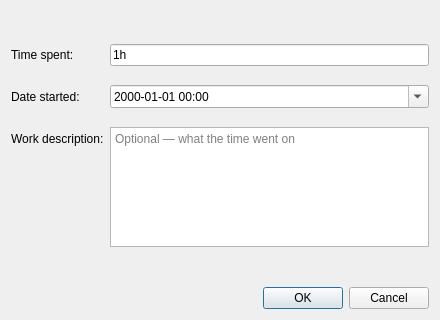
<?xml version="1.0" encoding="UTF-8"?>
<ui version="4.0">
 <class>LogWorkDialog</class>
 <widget class="QDialog" name="LogWorkDialog">
  <property name="geometry">
   <rect>
    <x>0</x>
    <y>0</y>
    <width>440</width>
    <height>320</height>
   </rect>
  </property>
  <property name="windowTitle">
   <string>Log work</string>
  </property>
  <property name="modal">
   <bool>true</bool>
  </property>
  <layout class="QVBoxLayout" name="verticalLayout">
   <item>
    <widget class="QLabel" name="heading">
     <property name="text">
      <string notr="true"/>
     </property>
     <property name="wordWrap">
      <bool>true</bool>
     </property>
    </widget>
   </item>
   <item>
    <layout class="QFormLayout" name="formLayout">
     <item row="0" column="0">
      <widget class="QLabel" name="timeSpentLabel">
       <property name="text">
        <string>Time spent:</string>
       </property>
      </widget>
     </item>
     <item row="0" column="1">
      <widget class="QLineEdit" name="timeSpent">
       <property name="toolTip">
        <string>Jira duration units: w, d, h, m — for example &quot;1d 4h&quot; or &quot;90m&quot;.</string>
       </property>
       <property name="text">
        <string notr="true">1h</string>
       </property>
       <property name="placeholderText">
        <string notr="true">2h 30m</string>
       </property>
      </widget>
     </item>
     <item row="1" column="0">
      <widget class="QLabel" name="startedLabel">
       <property name="text">
        <string>Date started:</string>
       </property>
      </widget>
     </item>
     <item row="1" column="1">
      <widget class="QDateTimeEdit" name="started">
       <property name="displayFormat">
        <string notr="true">yyyy-MM-dd HH:mm</string>
       </property>
       <property name="calendarPopup">
        <bool>true</bool>
       </property>
      </widget>
     </item>
     <item row="2" column="0">
      <widget class="QLabel" name="commentLabel">
       <property name="text">
        <string>Work description:</string>
       </property>
      </widget>
     </item>
     <item row="2" column="1">
      <widget class="QPlainTextEdit" name="comment">
       <property name="maximumSize">
        <size>
         <width>16777215</width>
         <height>120</height>
        </size>
       </property>
       <property name="tabChangesFocus">
        <bool>true</bool>
       </property>
       <property name="placeholderText">
        <string>Optional — what the time went on</string>
       </property>
      </widget>
     </item>
    </layout>
   </item>
   <item>
    <widget class="QLabel" name="error">
     <property name="styleSheet">
      <string notr="true">color: #c0392b;</string>
     </property>
     <property name="text">
      <string notr="true"/>
     </property>
     <property name="wordWrap">
      <bool>true</bool>
     </property>
    </widget>
   </item>
   <item>
    <widget class="QDialogButtonBox" name="buttons">
     <property name="orientation">
      <enum>Qt::Horizontal</enum>
     </property>
     <property name="standardButtons">
      <set>QDialogButtonBox::Cancel|QDialogButtonBox::Ok</set>
     </property>
    </widget>
   </item>
  </layout>
 </widget>
 <resources/>
 <connections>
  <connection>
   <sender>buttons</sender>
   <signal>accepted()</signal>
   <receiver>LogWorkDialog</receiver>
   <slot>accept()</slot>
  </connection>
  <connection>
   <sender>buttons</sender>
   <signal>rejected()</signal>
   <receiver>LogWorkDialog</receiver>
   <slot>reject()</slot>
  </connection>
 </connections>
</ui>
